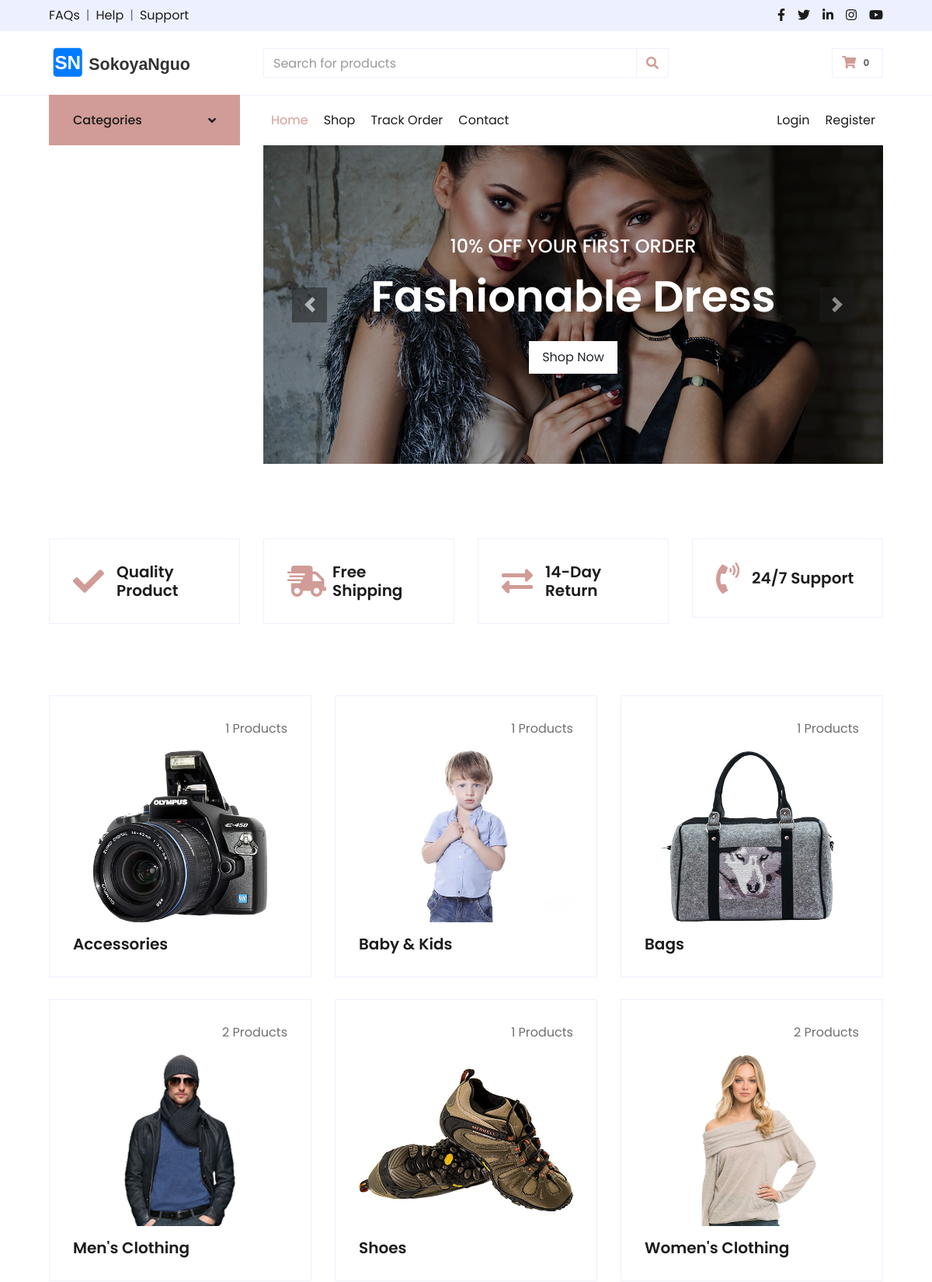
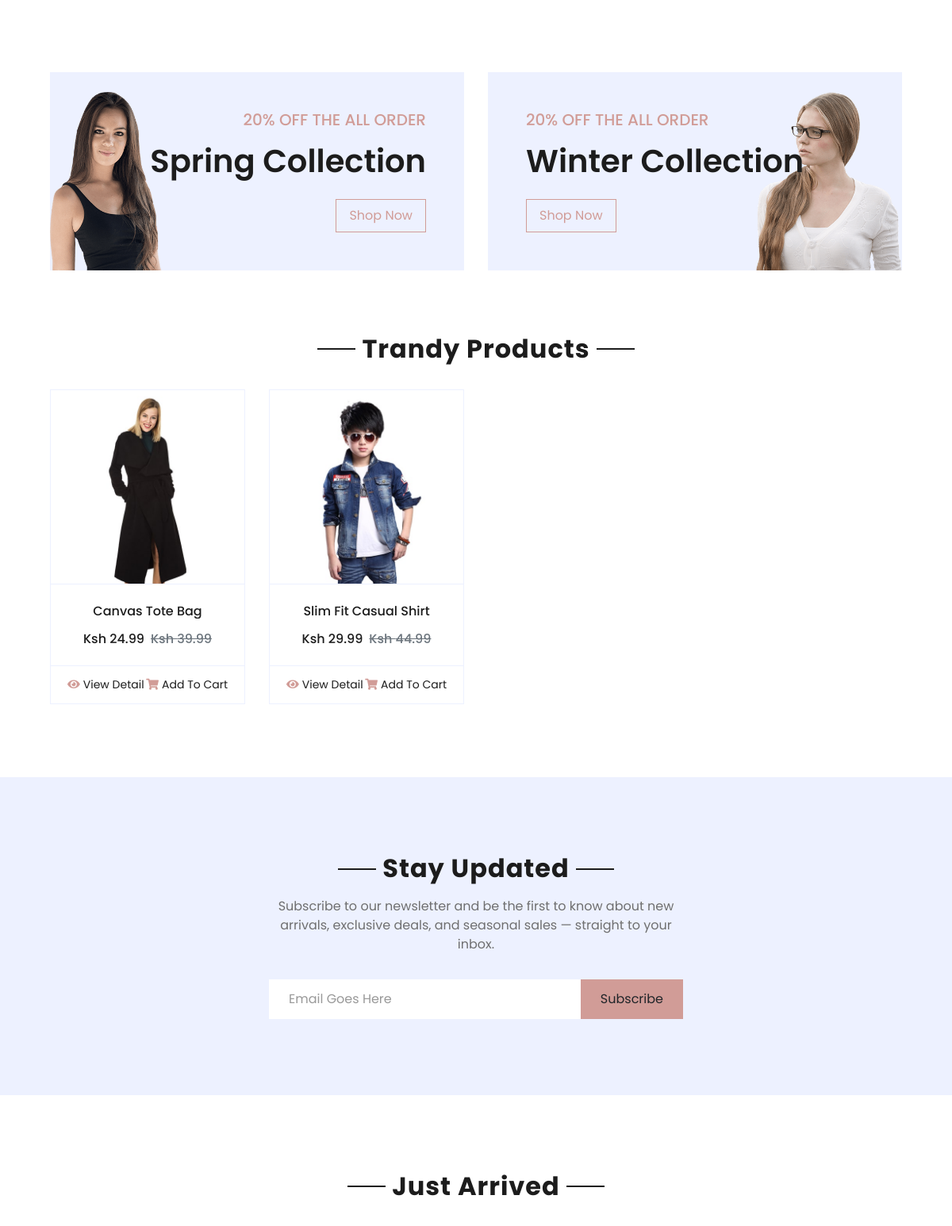
The page / (upper part) on the database its author committed (2 pictures, top to bottom).
### store/models.py (models this page shows, shortened)
class Category(models.Model):
    name = models.CharField(max_length=200)
    slug = models.SlugField(unique=True)
    image = models.ImageField(upload_to='categories/', blank=True, null=True)
    is_active = models.BooleanField(default=True)
    class Meta:
        verbose_name_plural = 'Categories'
        ordering = ['name']

class Product(models.Model):
    category = models.ForeignKey(Category, on_delete=models.CASCADE, related_name='products')
    name = models.CharField(max_length=200)
    slug = models.SlugField(unique=True)
    description = models.TextField(blank=True)
    additional_info = models.TextField(blank=True)
    price = models.DecimalField(max_digits=10, decimal_places=2)
    compare_price = models.DecimalField(max_digits=10, decimal_places=2, blank=True, null=True)
    image = models.ImageField(upload_to='products/')
    is_featured = models.BooleanField(default=False)
    is_new = models.BooleanField(default=True)
    stock = models.IntegerField(default=0)
    is_active = models.BooleanField(default=True)
    created_at = models.DateTimeField(auto_now_add=True)
    updated_at = models.DateTimeField(auto_now=True)
    class Meta:
        ordering = ['-created_at']

### store/views.py (the view)
# urls.py: path('', views.home, name='home'),
def home(request):
    featured = Product.objects.filter(is_featured=True, is_active=True)[:8]
    new_products = Product.objects.filter(is_new=True, is_active=True)[:8]
    home_categories = Category.objects.filter(is_active=True)[:6]
    return render(request, 'index.html', {
        'home_categories': home_categories,
        'featured_products': featured,
        'new_products': new_products,
    })

### store/context_processors.py (called while the page is built)
def cart_count(request):
    count = 0
    if request.user.is_authenticated:
        cart = Cart.objects.filter(user=request.user).first()
        if cart:
            count = cart.item_count()
    elif request.session.session_key:
        cart = Cart.objects.filter(session_id=request.session.session_key).first()
        if cart:
            count = cart.item_count()
    return {'cart_item_count': count}

def categories(request):
    return {'categories': Category.objects.filter(is_active=True)}

### templates/index.html (shortened to what this page needs)
{% extends 'base.html' %}
{% load static %}
{% block content %}
<div class="container-fluid pt-5">
    <div class="row px-xl-5 pb-3">
        <div class="col-lg-3 col-md-6 col-sm-12 pb-1">
            <div class="d-flex align-items-center border mb-4" style="padding: 30px;">
                <h1 class="fa fa-check text-primary m-0 mr-3"></h1>
                <h5 class="font-weight-semi-bold m-0">Quality Product</h5>
            </div>
        </div>
        <div class="col-lg-3 col-md-6 col-sm-12 pb-1">
            <div class="d-flex align-items-center border mb-4" style="padding: 30px;">
                <h1 class="fa fa-shipping-fast text-primary m-0 mr-2"></h1>
                <h5 class="font-weight-semi-bold m-0">Free Shipping</h5>
            </div>
        </div>
        <div class="col-lg-3 col-md-6 col-sm-12 pb-1">
            <div class="d-flex align-items-center border mb-4" style="padding: 30px;">
                <h1 class="fas fa-exchange-alt text-primary m-0 mr-3"></h1>
                <h5 class="font-weight-semi-bold m-0">14-Day Return</h5>
            </div>
        </div>
        <div class="col-lg-3 col-md-6 col-sm-12 pb-1">
            <div class="d-flex align-items-center border mb-4" style="padding: 30px;">
                <h1 class="fa fa-phone-volume text-primary m-0 mr-3"></h1>
                <h5 class="font-weight-semi-bold m-0">24/7 Support</h5>
            </div>
        </div>
    </div>
</div>
<div class="container-fluid pt-5">
    <div class="row px-xl-5 pb-3">
        {% for category in home_categories %}
        <div class="col-lg-4 col-md-6 pb-1">
            <div class="cat-item d-flex flex-column border mb-4" style="padding: 30px;">
                <p class="text-right">{{ category.products.count }} Products</p>
                {% if category.image %}
                <a href="{% url 'store:category_products' category.slug %}" class="cat-img position-relative overflow-hidden mb-3">
                    <img class="img-fluid" src="{{ category.image.url }}" alt="{{ category.name }}">
                </a>
                {% endif %}
                <h5 class="font-weight-semi-bold m-0">{{ category.name }}</h5>
            </div>
        </div>
        {% endfor %}
    </div>
</div>
<div class="container-fluid offer pt-5">
    <div class="row px-xl-5">
        <div class="col-md-6 pb-4">
            <div class="position-relative bg-secondary text-center text-md-right text-white mb-2 py-5 px-5">
                <img src="{% static 'img/offer-1.png' %}" alt="">
                <div class="position-relative" style="z-index: 1;">
                    <h5 class="text-uppercase text-primary mb-3">20% off the all order</h5>
                    <h1 class="mb-4 font-weight-semi-bold">Spring Collection</h1>
                    <a href="{% url 'store:shop' %}" class="btn btn-outline-primary py-md-2 px-md-3">Shop Now</a>
                </div>
            </div>
        </div>
        <div class="col-md-6 pb-4">
            <div class="position-relative bg-secondary text-center text-md-left text-white mb-2 py-5 px-5">
                <img src="{% static 'img/offer-2.png' %}" alt="">
                <div class="position-relative" style="z-index: 1;">
                    <h5 class="text-uppercase text-primary mb-3">20% off the all order</h5>
                    <h1 class="mb-4 font-weight-semi-bold">Winter Collection</h1>
                    <a href="{% url 'store:shop' %}" class="btn btn-outline-primary py-md-2 px-md-3">Shop Now</a>
                </div>
            </div>
        </div>
    </div>
</div>
<div class="container-fluid pt-5">
    <div class="text-center mb-4">
        <h2 class="section-title px-5"><span class="px-2">Trandy Products</span></h2>
    </div>
    <div class="row px-xl-5 pb-3">
        {% for product in featured_products %}
        <div class="col-lg-3 col-md-6 col-sm-12 pb-1">
            <div class="card product-item border-0 mb-4">
                <div class="card-header product-img position-relative overflow-hidden bg-transparent border p-0">
                    <img class="img-fluid w-100" src="{{ product.image.url }}" alt="{{ product.name }}">
                </div>
                <div class="card-body border-left border-right text-center p-0 pt-4 pb-3">
                    <h6 class="text-truncate mb-3">{{ product.name }}</h6>
                    <div class="d-flex justify-content-center">
                        <h6>Ksh {{ product.price }}</h6>
                        {% if product.compare_price %}
                        <h6 class="text-muted ml-2"><del>Ksh {{ product.compare_price }}</del></h6>
                        {% endif %}
                    </div>
                </div>
                <div class="card-footer d-flex justify-content-between bg-light border">
                    <a href="{% url 'store:product_detail' product.slug %}" class="btn btn-sm text-dark p-0"><i class="fas fa-eye text-primary mr-1"></i>View Detail</a>
                    <a href="{% url 'store:add_to_cart' product.id %}" class="btn btn-sm text-dark p-0"><i class="fas fa-shopping-cart text-primary mr-1"></i>Add To Cart</a>
                </div>
            </div>
        </div>
        {% endfor %}
    </div>
</div>
<div class="container-fluid bg-secondary my-5">
    <div class="row justify-content-md-center py-5 px-xl-5">
        <div class="col-md-6 col-12 py-5">
            <div class="text-center mb-2 pb-2">
                <h2 class="section-title px-5 mb-3"><span class="bg-secondary px-2">Stay Updated</span></h2>
                <p>Subscribe to our newsletter and be the first to know about new arrivals, exclusive deals, and seasonal sales — straight to your inbox.</p>
            </div>
            <form action="{% url 'store:subscribe' %}" method="POST">
                <div class="input-group">
                    <input type="email" name="email" class="form-control border-white p-4" placeholder="Email Goes Here" required>
                    <div class="input-group-append">
                        <button class="btn btn-primary px-4" type="submit">Subscribe</button>
                    </div>
                </div>
            </form>
        </div>
    </div>
</div>
<div class="container-fluid pt-5">
    <div class="text-center mb-4">
        <h2 class="section-title px-5"><span class="px-2">Just Arrived</span></h2>
    </div>
</div>
{% endblock %}

### rows shown on the page
Category: products.count "1", image (picture), name "Accessories"
Category: products.count "1", image (picture), name "Baby & Kids"
Category: products.count "1", image (picture), name "Bags"
Category: products.count "2", image (picture), name "Men's Clothing"
Category: products.count "1", image (picture), name "Shoes"
Category: products.count "2", image (picture), name "Women's Clothing"
Product: image (picture), name "Canvas Tote Bag", price "24.99", compare_price "39.99"
Product: image (picture), name "Slim Fit Casual Shirt", price "29.99", compare_price "44.99"

### other values the page prints
{{ cart_item_count }} "0"
